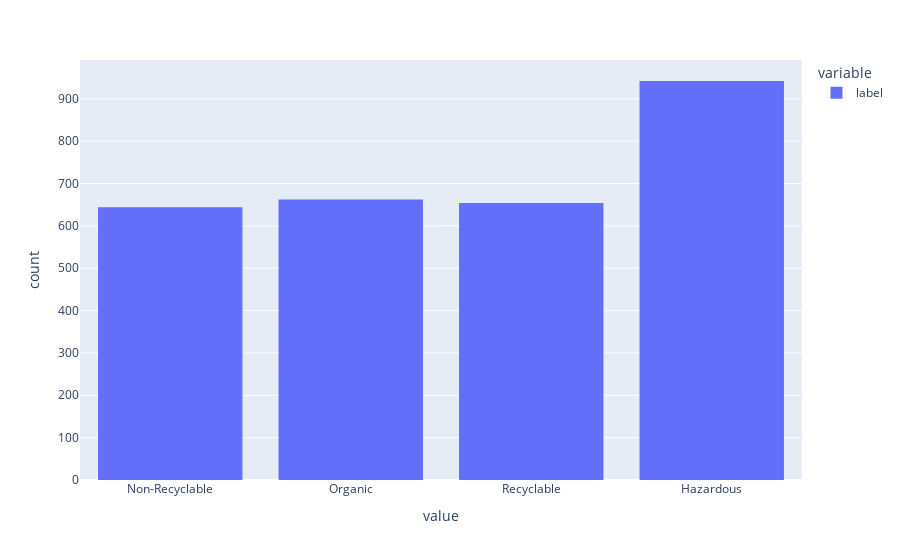

Notebook code cell kept with this figure:
### Code cell
#generar un histograma 

histogram = px.histogram(labels['label'])
histogram

### Figure 1 — Plotly figure (JSON) as saved in the notebook; plotly's stock layout.template omitted (floating-point values rounded to 4 significant figures; data arrays with more than 128 entries replaced by an {"elided": "..."} marker saying what was removed)
{"data": [{"alignmentgroup": "True", "bingroup": "x", "hovertemplate": "variable=label<br>value=%{x}<br>count=%{y}<extra></extra>", "legendgroup": "label", "marker": {"color": "#636efa", "pattern": {"shape": ""}}, "name": "label", "offsetgroup": "label", "orientation": "v", "showlegend": true, "type": "histogram", "x": {"elided": "2902 str values"}, "xaxis": "x", "yaxis": "y"}], "layout": {"barmode": "relative", "legend": {"title": {"text": "variable"}, "tracegroupgap": 0}, "margin": {"t": 60}, "xaxis": {"anchor": "y", "domain": [0, 1], "title": {"text": "value"}}, "yaxis": {"anchor": "x", "domain": [0, 1], "title": {"text": "count"}}}}
